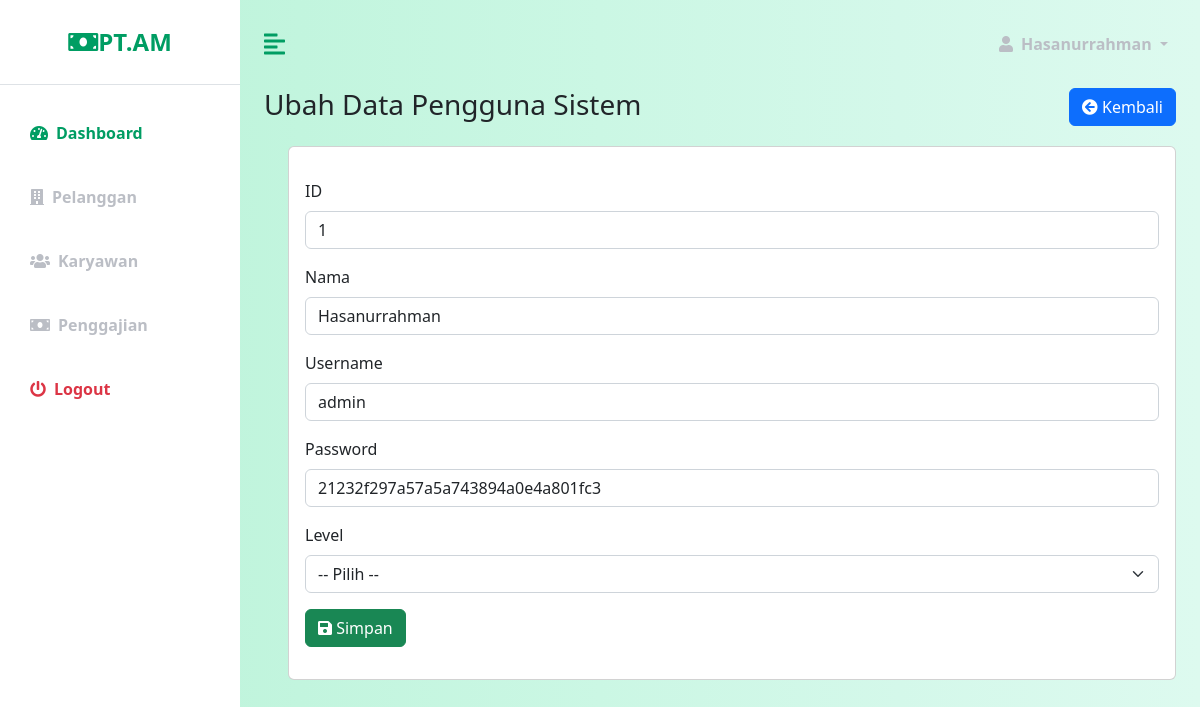
The app's page /index.php?page=penggunaubah&id=1 (signed in) with its own data.
### tables this page shows
CREATE TABLE `pengguna` (
  `id` int(11) NOT NULL,
  `nama` varchar(255) NOT NULL,
  `username` varchar(255) NOT NULL,
  `password` varchar(255) NOT NULL,
  `level` varchar(50) NOT NULL
);

### pages/pengguna/penggunaubah.php (the view, shortened to what this page needs)
<div id="top" class="row mb-3">
    <div class="col">
        <h3>Ubah Data Pengguna Sistem</h3>
    </div>
    <div class="col">
        <a href="?page=pengguna" class="btn btn-primary float-end">
            <i class="fa fa-arrow-circle-left"></i>
            Kembali
        </a>
    </div>
</div>
<div id="pesan" class="row mb-3">
    <div class="col">
        <?php
        include "database/connection.php";
        ?>
        <?php
        $id = $_GET["id"];
        $selectSQL = "SELECT * FROM pengguna WHERE id = $id";
        $result = mysqli_query($connection, $selectSQL);
        $row = mysqli_fetch_assoc($result);
        ?>
</div>
<div id="inputan" class="row mb-3">
    <div class="col">
        <div class="card px-3 py-3">
            <form action="" method="post">
                <div class="mb-3 mt-3">
                    <label for="id" class="form-label">ID</label>
                    <input type="text" class="form-control" id="id" name="id" value="<?php echo $id ?>" readonly>
                </div>
                <div class="mb-3 mt-3">
                    <label for="nama" class="form-label">Nama</label>
                    <input type="text" class="form-control" id="nama" name="nama" placeholder="Masukkan Nama Lengkap" value="<?php echo $row['nama'] ?>" required>
                </div>
                <div class="mb-3 mt-3">
                    <label for="username" class="form-label">Username</label>
                    <input type="text" class="form-control" id="username" name="username" placeholder="Masukkan Username" value="<?php echo $row['username'] ?>" required>
                </div>
                <div class="mb-3 mt-3">
                    <label for="password" class="form-label">Password</label>
                    <input type="text" class="form-control" id="password" name="password" placeholder="Masukkan Password" value="<?php echo $row['password'] ?>" required>
                </div>
                <div class="mb-3 mt-3">
                    <label for="level" class="form-label">Level</label>
                    <select class="form-select" aria-label="Default select example" name="level" >
                        <option value="">-- Pilih --</option>
                    </select>
                </div>
                <div class="col mb-3 mt-3">
                    <button class="btn btn-success" type="submit" name="simpan_button">
                        <i class="fas fa-save"></i>
                        Simpan
                    </button>
                </div>
            </form>
        </div>
    </div>
</div>

### css/custom.css (style rules this page uses)
:root { --main-bg-color: #009d63; --main-text-color: #009d63; --second-text-color: #bbbec5; --second-bg-color: #c1efde; }

### records on screen
pengguna: nama "Hasanurrahman", username "admin", password "21232f297a57a5a743894a0e4a801fc3"

### other values on screen
$_SESSION['nama'] "Hasanurrahman"
